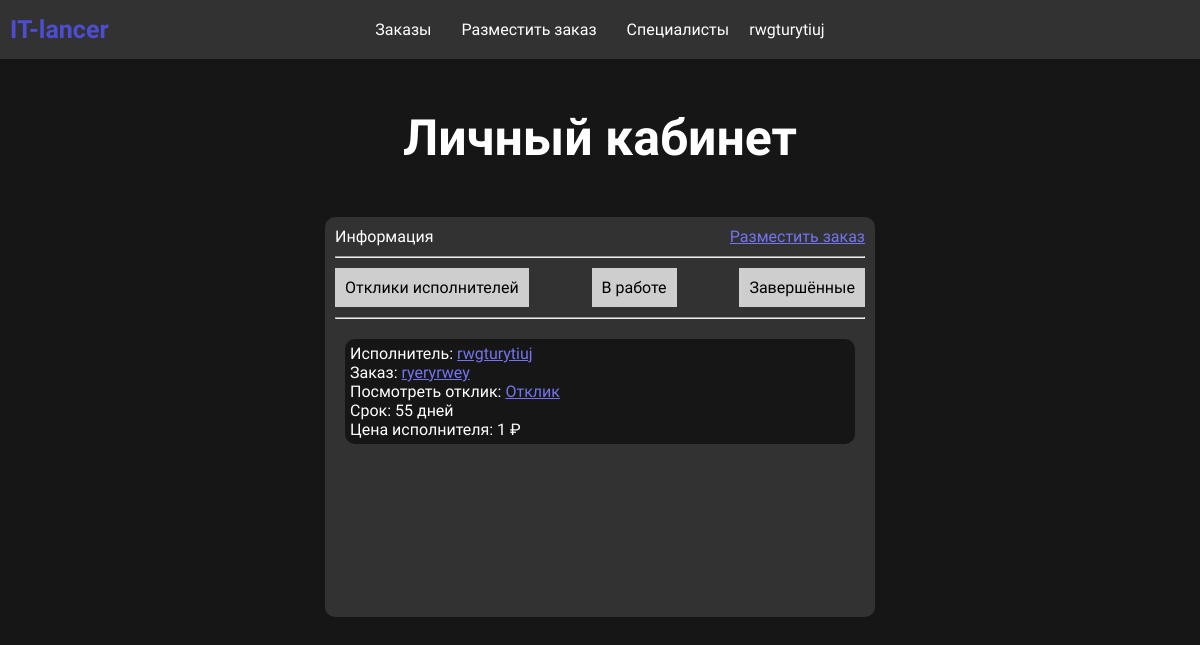
The app's page /cabinet.php (signed in), older data.
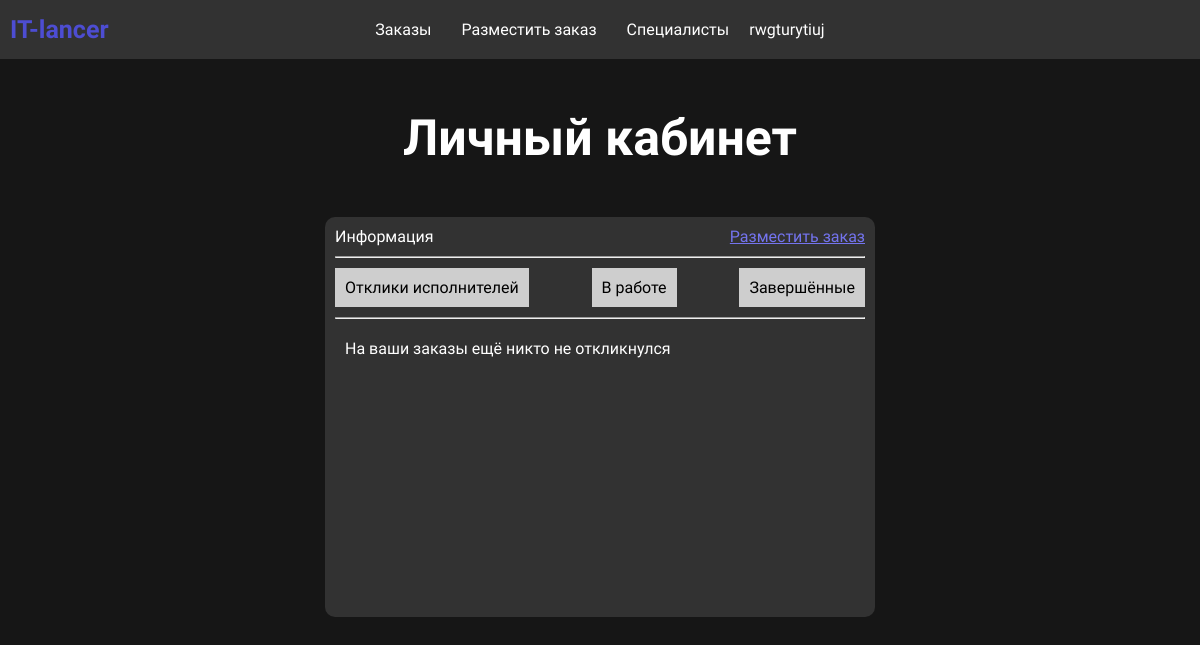
The same page, newer data.
### tables this page shows
CREATE TABLE `responses` (
  `id` int(11) NOT NULL,
  `user_id` int(11) NOT NULL,
  `order_id` int(11) NOT NULL,
  `description` text NOT NULL,
  `term` int(11) NOT NULL,
  `responser_price` int(11) NOT NULL,
  `status_id` int(11) NOT NULL DEFAULT 1
);

CREATE TABLE `users` (
  `id` int(11) NOT NULL,
  `login` varchar(255) NOT NULL,
  `email` varchar(255) NOT NULL,
  `password` varchar(255) NOT NULL,
  `role_id` int(11) NOT NULL,
  `right_id` int(11) NOT NULL DEFAULT 2,
  `date` date NOT NULL DEFAULT current_timestamp()
);

CREATE TABLE `orders` (
  `id` int(11) NOT NULL,
  `name` varchar(255) NOT NULL,
  `description` text NOT NULL,
  `sphere_type_id` int(11) NOT NULL,
  `user_id` int(11) NOT NULL,
  `date` datetime NOT NULL DEFAULT current_timestamp(),
  `price` varchar(255) DEFAULT NULL,
  `status_id` int(11) NOT NULL DEFAULT 1
);

### cabinet.php (the view, shortened to what the changed rows need)
<?php
include "components/core.php";
$currentTab = $_GET['tab'] ?? 'my_responses';
$statusMap = [
    'my_responses' => 1,
    'in_work'      => 2,
    'completed'    => 4
];
$desiredStatus = $statusMap[$currentTab];
include "components/header.php";
?>
<div class="page_header">
    <div class="content">
        <div class="page_header_center">
            <h1>Личный кабинет</h1>
        </div>
    </div>
</div>
<?php
if($_SESSION['user']['role_id'] == 1){
    $my_responses_from_freelancers = [];
    $select_my_orders = "SELECT `id` FROM `orders` WHERE `user_id` = '{$_SESSION['user']['id']}'";
    $select_my_orders_res = $link->query($select_my_orders);
    $count = 0;
    while($ord = $select_my_orders_res->fetch_assoc()){
        $select_response = "SELECT `responses`.`id` AS `resp_id`, `responses`.`user_id` AS `resp_user_id`,`users`.`login` AS `user_login`, `responses`.`order_id` AS `resp_ord_id`, `responses`.`description` AS `resp_desc`, `responses`.`term` AS `resp_term`, `responses`.`responser_price` AS `resps_price`, `responses`.`status_id` AS `resp_status_id`, `orders`.`name` AS `ord_name`, `status`.`name` AS `status_name`, `orders`.`description` AS `ord_desc`
        FROM `responses`
        LEFT JOIN `orders` ON `responses`.`order_id` = `orders`.`id`
        LEFT JOIN `status` ON `orders`.`status_id` = `status`.`id`
        LEFT JOIN `users` ON `responses`.`user_id` = `users`.`id`
        WHERE `responses`.`order_id` = '{$ord['id']}'
        AND `responses`.`status_id` = '$desiredStatus'";
        $select_response_res = $link->query($select_response);
        if($select_response_res ->num_rows>0){
        while($response = $select_response_res->fetch_assoc()){
            $my_responses_from_freelancers[$count]['response']['id'] = $response['resp_id'];
            $my_responses_from_freelancers[$count]['response']['freelancer'] = $response['resp_user_id'];
            $my_responses_from_freelancers[$count]['response']['order_id'] = $response['resp_ord_id'];
            $my_responses_from_freelancers[$count]['response']['description'] = $response['ord_desc'];
            $my_responses_from_freelancers[$count]['response']['order_name'] = $response['ord_name'];
            $my_responses_from_freelancers[$count]['response']['order_description'] = $response['ord_name'];
            $my_responses_from_freelancers[$count]['response']['term'] = $response['resp_term'];
            $my_responses_from_freelancers[$count]['response']['freelancer_price'] = $response['resps_price'];
            $my_responses_from_freelancers[$count]['response']['status_id'] = $response['resp_status_id'];
            $my_responses_from_freelancers[$count]['response']['status_name'] = $response['status_name'];
            $my_responses_from_freelancers[$count]['response']['user_login'] = $response['user_login'];
            $count++;
        }}
    }
}
?>
<div class="info_user">
    <div class="content">
        <div class="info_user_block">
            <div class="info_user_items">
                <?php
                if ($_SESSION['user']['role_id'] == 1) {
                    if (!empty($my_responses_from_freelancers)) {
                        foreach ($my_responses_from_freelancers as $response) {
                ?>
                            <div class="info_user_items-item">
                                <p>Исполнитель: <a href="portfolio.php?user_id=<?php echo $response['response']['freelancer']; ?>" class="portfolio_link">
                                    <?php echo $response['response']['user_login']; ?></a></p>
                                <p>Заказ: <a href="order.php?id=<?php echo $response['response']['order_id']; ?>" class="portfolio_link">
                                    <?php echo $response['response']['order_name']; ?></a></p>
                                <p>Посмотреть отклик:
                                    <a href="response.php?resp_id=<?php echo $response['response']['id']; ?>&order_id=<?php echo $response['response']['order_id']; ?>" class="portfolio_link">Отклик</a></p>
                                <p>Срок: <?php echo $response['response']['term']; ?> дней</p>
                                <p>Цена исполнителя: <?php echo $response['response']['freelancer_price']; ?> ₽</p>
                            </div>
                <?php
                        }
                    } else {
                        if ($currentTab == 'my_responses') {
                            echo "<p>На ваши заказы ещё никто не откликнулся</p>";
                        } elseif ($currentTab == 'in_work') {
                            echo "<p>Нет заказов в работе</p>";
                        } elseif ($currentTab == 'completed') {
                            echo "<p>Нет завершённых заказов</p>";
                        }
                    }
                }
                ?>
            </div>
        </div>
    </div>
</div>

Row changes from the older to the newer data that the page shows:
removed responses: user.login "rwgturytiuj", order.name "ryeryrwey", term "55", freelancer_price "1"
Text that changed along with them:
text now shown: "На ваши заказы ещё никто не откликнулся"
